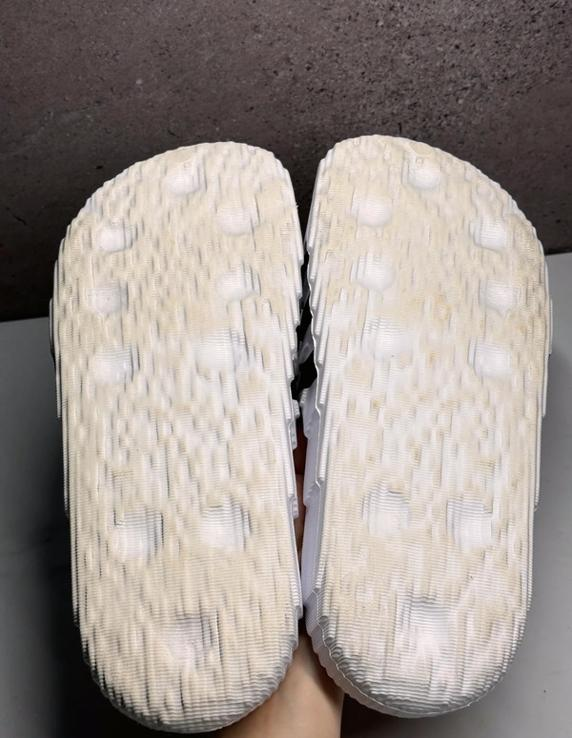
#> input picture images/fake/profile_1/Adidas_b140,0043/Adidas b_43_140,00_288.jpg, 572 x 738 px
$ python -i update_photos.py   (imports and definitions only)
#> lines starting #> are read from the running program, lines starting #| are printed output that depends on the picture
import os
from db.models import SessionLocal, User, ProductImage, Product
from PIL import Image, ImageEnhance
import shutil


def photos_changer(img_path, save_path):
#> called with save_path = 'out.png'
    img = Image.open(img_path)
#> img is the input picture: PIL image 572x738 RGB; mean R, G, B 156.3, 147.2, 142.1

    img = img.convert('RGB')

    img_resized = change_photos_size(img)
    img_contrast = change_contrast(img_resized)
    img_bright = change_brightness(img_contrast)
    img_colored = change_color_balance(img_bright)

    os.makedirs(os.path.dirname(save_path), exist_ok=True)
    img_colored.save(save_path)


def change_photos_size(img):
    return img.resize((572, 738))


def change_contrast(img):
    enhancer_contrast = ImageEnhance.Contrast(img)
    return enhancer_contrast.enhance(1)


def change_brightness(img):
    enhancer_brightness = ImageEnhance.Brightness(img)
    return enhancer_brightness.enhance(1.1)
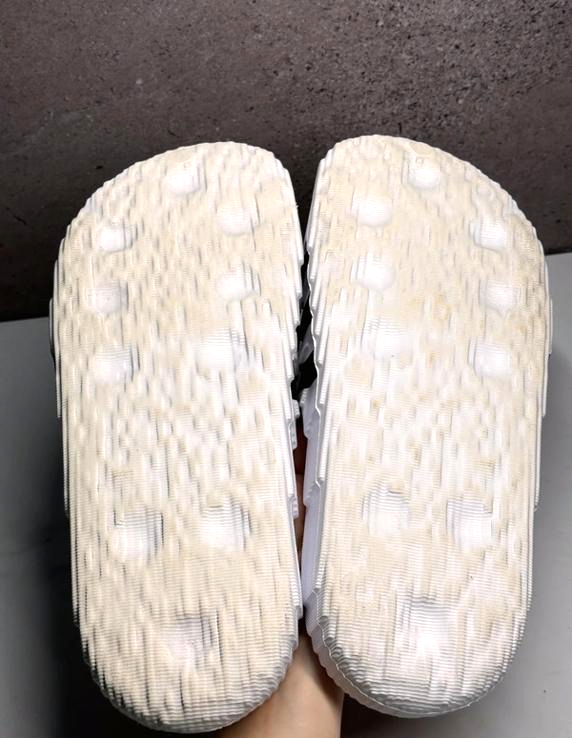
#> returned value: PIL image 572x738 RGB; mean R, G, B 171.1, 161.4, 155.9


def change_color_balance(img):
    r, g, b = img.split()
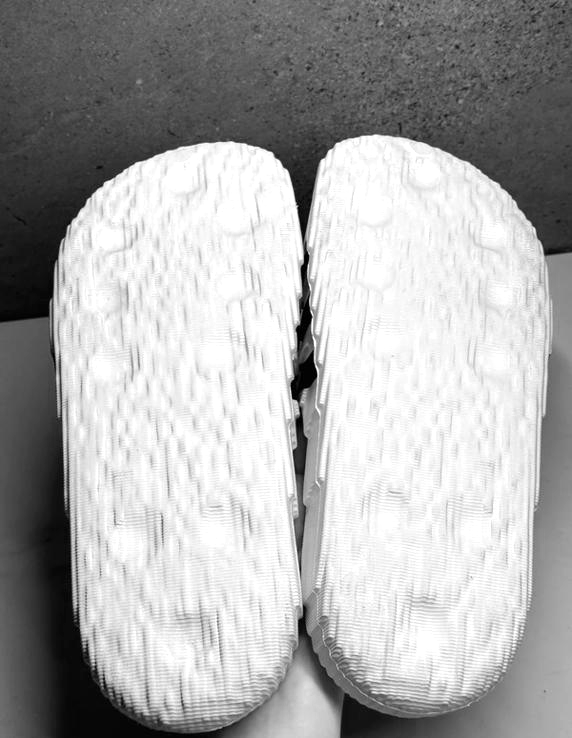
#> r: PIL image 572x738 L; min 0, max 255, mean 171.1
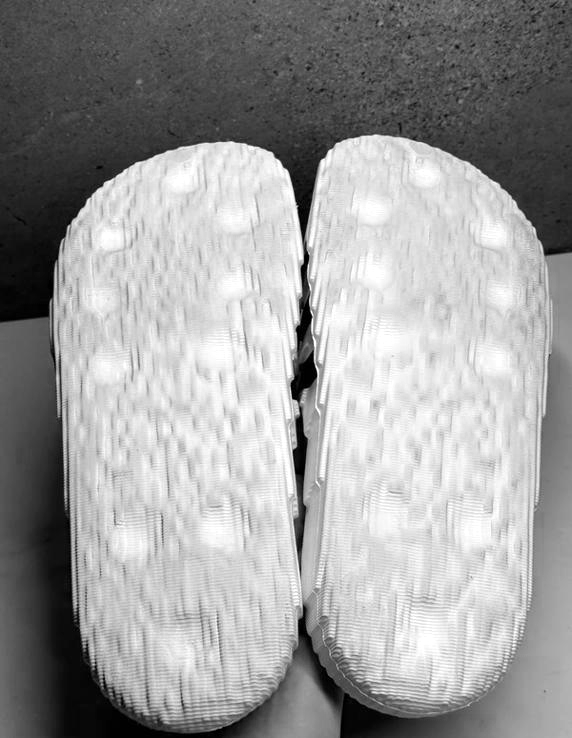
#> b: PIL image 572x738 L; min 0, max 255, mean 155.9
    r = r.point(lambda i: min(i, 253))
    g = g.point(lambda i: min(i, 253))
    b = b.point(lambda i: min(i, 253))
    return Image.merge('RGB', (r, g, b))


# [66 lines left out: functions clear_fake_images_folder, process_images_folders, not called in this run]

>>> result = photos_changer('../images/fake/profile_1/Adidas_b140,0043/Adidas b_43_140,00_288.jpg', 'out.png')
